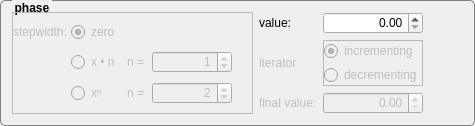
             <widget class="QGroupBox" name="gb_phase">
              <property name="font">
               <font>
                <pointsize>9</pointsize>
                <weight>75</weight>
                <bold>true</bold>
               </font>
              </property>
              <property name="toolTip">
               <string>&lt;html&gt;&lt;head/&gt;&lt;body&gt;&lt;p&gt;&lt;span style=&quot; font-size:9pt; font-weight:600;&quot;&gt;phase&lt;/span&gt;&lt;/p&gt;&lt;p&gt;&lt;span style=&quot; font-family:'Calibri,sans-serif'; font-size:9pt;&quot;&gt;phase-value is variable in range from zero to number of samples, which means parameter phase will range maximally between 0 and 2π in relation to number of samples. (zero represents 0π, half number of samples represents 1π, maximal number of samples represents 2π)&lt;/span&gt;&lt;/p&gt;&lt;/body&gt;&lt;/html&gt;</string>
              </property>
              <property name="styleSheet">
               <string notr="true">    QGroupBox  {
        background-color: qlineargradient(x1: 0, y1: 0, x2: 0, y2: 1,
                                          stop: 0 #E0E0E0, stop: 1 #FFFFFF);
        border: 1px solid gray;
        border-radius: 5px;
        margin-top: 3ex; /* leave space at the top for the title */
    }
     
    QGroupBox::title  {
        subcontrol-origin: margin;
		left: 12px;
        subcontrol-position: top left; /* position at the top center */
        padding: 1px;       
    }
</string>
              </property>
              <property name="title">
               <string>phase</string>
              </property>
              <layout class="QGridLayout" name="gl_Phase" columnstretch="1,0,0,0">
               <item row="3" column="1">
                <widget class="QLabel" name="lb_EndValuePhase">
                 <property name="enabled">
                  <bool>false</bool>
                 </property>
                 <property name="text">
                  <string>final value:</string>
                 </property>
                </widget>
               </item>
               <item row="1" column="1" rowspan="2">
                <widget class="QLabel" name="lb_CountDirectionPhase">
                 <property name="enabled">
                  <bool>false</bool>
                 </property>
                 <property name="sizePolicy">
                  <sizepolicy hsizetype="Fixed" vsizetype="Fixed">
                   <horstretch>0</horstretch>
                   <verstretch>0</verstretch>
                  </sizepolicy>
                 </property>
                 <property name="toolTip">
                  <string>&lt;html&gt;&lt;head/&gt;&lt;body&gt;&lt;p&gt;&lt;span style=&quot; font-size:9pt; font-weight:600;&quot;&gt;iterator&lt;/span&gt;&lt;/p&gt;&lt;p&gt;&lt;span style=&quot; font-size:9pt;&quot;&gt;choose direction of calue change, wheather incrementing or decrementing the variable&lt;/span&gt;&lt;/p&gt;&lt;/body&gt;&lt;/html&gt;</string>
                 </property>
                 <property name="text">
                  <string>iterator</string>
                 </property>
                 <property name="margin">
                  <number>0</number>
                 </property>
                </widget>
               </item>
               <item row="1" column="2" rowspan="2">
                <widget class="QFrame" name="fr_CountDirectionPhase">
                 <property name="enabled">
                  <bool>false</bool>
                 </property>
                 <property name="sizePolicy">
                  <sizepolicy hsizetype="Fixed" vsizetype="Fixed">
                   <horstretch>0</horstretch>
                   <verstretch>0</verstretch>
                  </sizepolicy>
                 </property>
                 <property name="frameShape">
                  <enum>QFrame::StyledPanel</enum>
                 </property>
                 <property name="frameShadow">
                  <enum>QFrame::Raised</enum>
                 </property>
                 <layout class="QVBoxLayout" name="verticalLayout_8">
                  <property name="spacing">
                   <number>4</number>
                  </property>
                  <property name="leftMargin">
                   <number>0</number>
                  </property>
                  <property name="topMargin">
                   <number>0</number>
                  </property>
                  <property name="rightMargin">
                   <number>0</number>
                  </property>
                  <property name="bottomMargin">
                   <number>0</number>
                  </property>
                  <item>
                   <widget class="QRadioButton" name="rb_PosCountPhase">
                    <property name="text">
                     <string>incrementing</string>
                    </property>
                    <property name="checked">
                     <bool>true</bool>
                    </property>
                   </widget>
                  </item>
                  <item>
                   <widget class="QRadioButton" name="rb_NegCountPhase">
                    <property name="text">
                     <string>decrementing</string>
                    </property>
                   </widget>
                  </item>
                 </layout>
                </widget>
               </item>
               <item row="3" column="2">
                <widget class="QDoubleSpinBox" name="dspb_EndValuePhase">
                 <property name="enabled">
                  <bool>false</bool>
                 </property>
                 <property name="toolTip">
                  <string>&lt;html&gt;&lt;head/&gt;&lt;body&gt;&lt;p&gt;&lt;span style=&quot; font-family:'Calibri,sans-serif'; font-size:9pt;&quot;&gt;...type final phase here&lt;/span&gt;&lt;/p&gt;&lt;/body&gt;&lt;/html&gt;</string>
                 </property>
                 <property name="alignment">
                  <set>Qt::AlignRight|Qt::AlignTrailing|Qt::AlignVCenter</set>
                 </property>
                 <property name="minimum">
                  <double>0.000000000000000</double>
                 </property>
                 <property name="maximum">
                  <double>64.000000000000000</double>
                 </property>
                </widget>
               </item>
               <item row="0" column="2">
                <widget class="QDoubleSpinBox" name="dspb_StartValuePhase">
                 <property name="minimumSize">
                  <size>
                   <width>80</width>
                   <height>0</height>
                  </size>
                 </property>
                 <property name="toolTip">
                  <string>&lt;!DOCTYPE HTML PUBLIC &quot;-//W3C//DTD HTML 4.0//EN&quot; &quot;http://www.w3.org/TR/REC-html40/strict.dtd&quot;&gt;
&lt;html&gt;&lt;head&gt;&lt;meta name=&quot;qrichtext&quot; content=&quot;1&quot; /&gt;&lt;style type=&quot;text/css&quot;&gt;
p, li { white-space: pre-wrap; }
&lt;/style&gt;&lt;/head&gt;&lt;body style=&quot; font-family:'MS Shell Dlg 2'; font-size:8pt; font-weight:400; font-style:normal;&quot;&gt;
&lt;p style=&quot; margin-top:0px; margin-bottom:0px; margin-left:0px; margin-right:0px; -qt-block-indent:0; text-indent:0px;&quot;&gt;&lt;span style=&quot; font-family:'Calibri,sans-serif'; font-size:9pt;&quot;&gt;...type (start-)phase here&lt;/span&gt;&lt;/p&gt;&lt;/body&gt;&lt;/html&gt;</string>
                 </property>
                 <property name="alignment">
                  <set>Qt::AlignRight|Qt::AlignTrailing|Qt::AlignVCenter</set>
                 </property>
                 <property name="decimals">
                  <number>2</number>
                 </property>
                 <property name="singleStep">
                  <double>0.100000000000000</double>
                 </property>
                </widget>
               </item>
               <item row="0" column="3">
                <spacer name="horizontalSpacer_8">
                 <property name="orientation">
                  <enum>Qt::Horizontal</enum>
                 </property>
                 <property name="sizeHint" stdset="0">
                  <size>
                   <width>40</width>
                   <height>20</height>
                  </size>
                 </property>
                </spacer>
               </item>
               <item row="0" column="1">
                <widget class="QLabel" name="lb_StartValuePhase">
                 <property name="toolTip">
                  <string>&lt;html&gt;&lt;head/&gt;&lt;body&gt;&lt;p&gt;&lt;span style=&quot; font-family:'Calibri,sans-serif'; font-size:9pt;&quot;&gt;Explanation: phase-value is variable in range from zero to number of samples, which means parameter phase will range maximally between 0 and 2π in relation to number of samples. (zero represents 0π, half number of samples represents 1π, max. number of samples represents 2π)&lt;/span&gt;&lt;/p&gt;&lt;/body&gt;&lt;/html&gt;</string>
                 </property>
                 <property name="text">
                  <string>value:</string>
                 </property>
                </widget>
               </item>
               <item row="0" column="0" rowspan="4">
                <widget class="QFrame" name="fr_DefCountPhase">
                 <property name="sizePolicy">
                  <sizepolicy hsizetype="Expanding" vsizetype="Minimum">
                   <horstretch>0</horstretch>
                   <verstretch>0</verstretch>
                  </sizepolicy>
                 </property>
                 <property name="frameShape">
                  <enum>QFrame::StyledPanel</enum>
                 </property>
                 <property name="frameShadow">
                  <enum>QFrame::Raised</enum>
                 </property>
                 <layout class="QGridLayout" name="gridLayout_3">
                  <property name="leftMargin">
                   <number>0</number>
                  </property>
                  <property name="topMargin">
                   <number>0</number>
                  </property>
                  <property name="rightMargin">
                   <number>0</number>
                  </property>
                  <property name="bottomMargin">
                   <number>0</number>
                  </property>
                  <property name="horizontalSpacing">
                   <number>4</number>
                  </property>
                  <property name="verticalSpacing">
                   <number>0</number>
                  </property>
                  <item row="0" column="0">
                   <widget class="QLabel" name="lb_StepDefPhase">
                    <property name="enabled">
                     <bool>false</bool>
                    </property>
                    <property name="sizePolicy">
                     <sizepolicy hsizetype="Fixed" vsizetype="Fixed">
                      <horstretch>0</horstretch>
                      <verstretch>0</verstretch>
                     </sizepolicy>
                    </property>
                    <property name="toolTip">
                     <string>&lt;html&gt;&lt;head/&gt;&lt;body&gt;&lt;p&gt;&lt;span style=&quot; font-size:9pt; font-weight:600;&quot;&gt;stepwidth&lt;/span&gt;&lt;/p&gt;&lt;p&gt;&lt;span style=&quot; font-size:9pt;&quot;&gt;choose steps of changing the value atom by atom; whether no changes, linear steps or exponential steps are made&lt;/span&gt;&lt;/p&gt;&lt;/body&gt;&lt;/html&gt;</string>
                    </property>
                    <property name="text">
                     <string>stepwidth:</string>
                    </property>
                   </widget>
                  </item>
                  <item row="0" column="1">
                   <widget class="QRadioButton" name="rb_NoStepPhase">
                    <property name="enabled">
                     <bool>false</bool>
                    </property>
                    <property name="text">
                     <string>zero</string>
                    </property>
                    <property name="checked">
                     <bool>true</bool>
                    </property>
                   </widget>
                  </item>
                  <item row="1" column="1">
                   <widget class="QRadioButton" name="rb_LinStepPhase">
                    <property name="enabled">
                     <bool>false</bool>
                    </property>
                    <property name="text">
                     <string>x • n </string>
                    </property>
                   </widget>
                  </item>
                  <item row="2" column="1">
                   <widget class="QRadioButton" name="rb_ExpStepPhase">
                    <property name="enabled">
                     <bool>false</bool>
                    </property>
                    <property name="text">
                     <string>xⁿ</string>
                    </property>
                   </widget>
                  </item>
                  <item row="1" column="3">
                   <widget class="QDoubleSpinBox" name="dspb_LinStepPhase">
                    <property name="enabled">
                     <bool>false</bool>
                    </property>
                    <property name="alignment">
                     <set>Qt::AlignRight|Qt::AlignTrailing|Qt::AlignVCenter</set>
                    </property>
                    <property name="decimals">
                     <number>0</number>
                    </property>
                    <property name="minimum">
                     <double>0.000000000000000</double>
                    </property>
                    <property name="maximum">
                     <double>10000.000000000000000</double>
                    </property>
                    <property name="value">
                     <double>1.000000000000000</double>
                    </property>
                   </widget>
                  </item>
                  <item row="2" column="3">
                   <widget class="QDoubleSpinBox" name="dspb_ExpStepPhase">
                    <property name="enabled">
                     <bool>false</bool>
                    </property>
                    <property name="sizePolicy">
                     <sizepolicy hsizetype="Fixed" vsizetype="Fixed">
                      <horstretch>0</horstretch>
                      <verstretch>0</verstretch>
                     </sizepolicy>
                    </property>
                    <property name="minimumSize">
                     <size>
                      <width>80</width>
                      <height>0</height>
                     </size>
                    </property>
                    <property name="alignment">
                     <set>Qt::AlignRight|Qt::AlignTrailing|Qt::AlignVCenter</set>
                    </property>
                    <property name="decimals">
                     <number>0</number>
                    </property>
                    <property name="minimum">
                     <double>0.000000000000000</double>
                    </property>
                    <property name="value">
                     <double>2.000000000000000</double>
                    </property>
                   </widget>
                  </item>
                  <item row="2" column="2">
                   <widget class="QLabel" name="lb_ExpNPhase">
                    <property name="enabled">
                     <bool>false</bool>
                    </property>
                    <property name="text">
                     <string>n = </string>
                    </property>
                   </widget>
                  </item>
                  <item row="1" column="2">
                   <widget class="QLabel" name="lb_LinNPhase">
                    <property name="enabled">
                     <bool>false</bool>
                    </property>
                    <property name="text">
                     <string>n =</string>
                    </property>
                   </widget>
                  </item>
                  <item row="1" column="4">
                   <spacer name="horizontalSpacer_4">
                    <property name="orientation">
                     <enum>Qt::Horizontal</enum>
                    </property>
                    <property name="sizeHint" stdset="0">
                     <size>
                      <width>20</width>
                      <height>20</height>
                     </size>
                    </property>
                   </spacer>
                  </item>
                 </layout>
                </widget>
               </item>
              </layout>
             </widget>
